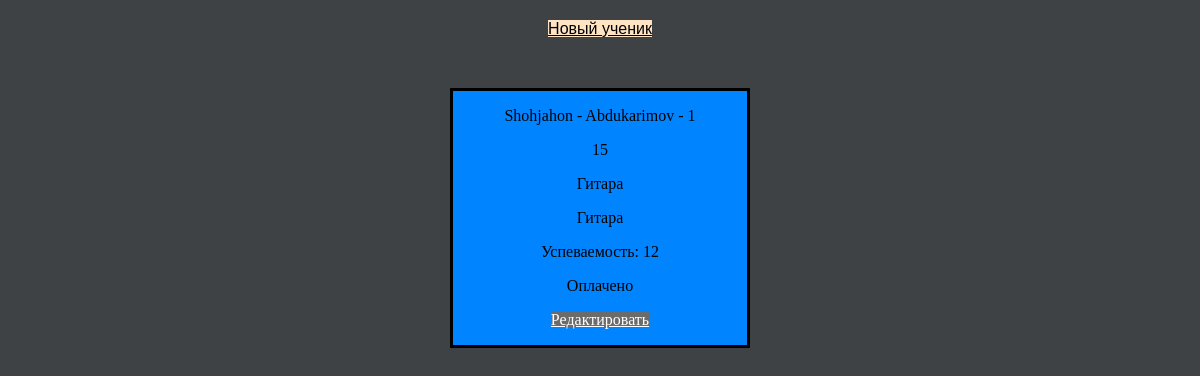
Before: / with the older database file.
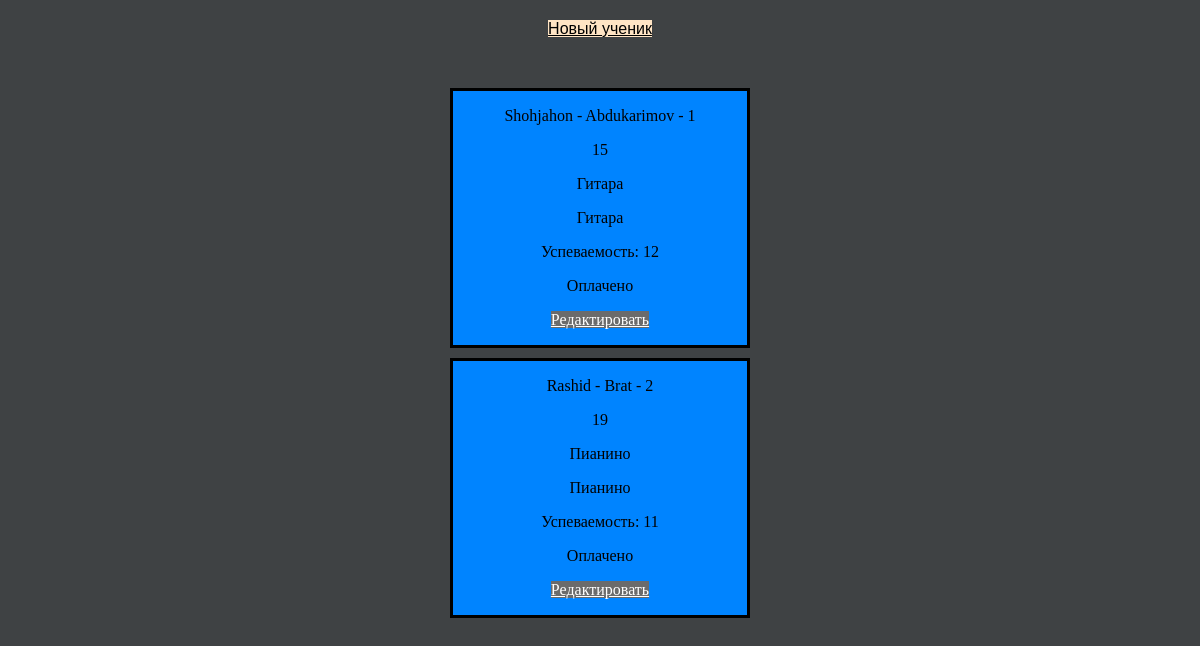
After: the same page with the newer database file.
### musicians/models.py (models this page shows)
class Student(models.Model):
    name = models.CharField(max_length=30)
    surname = models.CharField(max_length=30)
    age = models.PositiveIntegerField()
    course = models.CharField(max_length=30)
    INSTRUMENT = (
        ('g', 'Гитара'),
        ('v', 'Скрипка'),
        ('p', "Пианино"),
        ('d', 'Барабан')
    )
    instrument = models.CharField(max_length=30, choices=INSTRUMENT)
    progress = models.IntegerField()
    payment = models.CharField(max_length=30)
    def __str__(self) -> str:
        return f'{self.name} - {self.surname} - {self.pk}'
    def get_absolute_url(self):
        return f"/{self.pk}"

### musicians/views.py (the view)
# urls.py: path('', show_start_page),
def show_start_page(request):
    context = {'students' : Student.objects.all()}
    return render(request,
                  'index.html',
                  context=context)

### templates/index.html (shortened to what this page needs)
<!DOCTYPE html>
<html lang="en">
<head>
</head>
<body style="background-color: rgb(63, 66, 68);">
    <div style="margin: auto;
    margin-top: 20px;
    width: 300px;
    text-align: center;">
        <a href="nstudent" style="color: black;
        background-color: bisque;
        font-family: 'Franklin Gothic Medium', 'Arial Narrow', Arial, sans-serif;">Новый ученик</a>
    </div>
    <div style="margin: auto;
                margin-top: 50px;
                width: 300px;">
        {% for student in students %}
        <div style="border: 3px solid black;
                        margin-bottom: 10px;
                        text-align: center;
                        background-color: rgb(0, 132, 255);">
            <p>{{ student }}</p>
            <p>{{ student.age }}</p>
            <p>{{ student.course }}</p>
            <p>{{ student.instrument }}</p>
            <p>Успеваемость: {{ student.progress }}</p>
            <p>{{ student.payment }}</p>
            <p>
                <a href="estudent{{student.get_absolute_url}}" style="background-color: rgb(107, 107, 107);
                            color: white;">
                    Редактировать
                </a>
            </p>
        </div>
        {% endfor %}
    </div>
</body>
</html>

Changed rows visible on the page:
added Student: name+surname+id "Rashid - Brat - 2", age "19", course "Пианино", instrument "Пианино", progress "11", payment "Оплачено"
